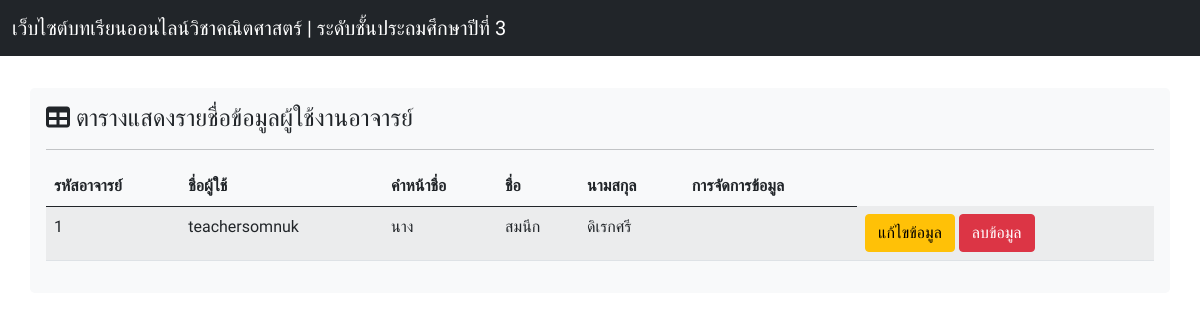
The page /Admin/addteacher/teacher-username-table.php (signed in) on the database its author committed.
### tables this page shows
CREATE TABLE `teachers` (
  `teacher_id` int(255) NOT NULL COMMENT 'รหัสอาจารย์',
  `username` varchar(255) NOT NULL COMMENT 'ชื่อผู้ใช้',
  `password` varchar(255) NOT NULL COMMENT 'รหัสผ่าน',
  `prefix` varchar(255) NOT NULL COMMENT 'คำนำหน้าชื่อ',
  `teacher_name` varchar(255) NOT NULL COMMENT 'ชื่อ',
  `teacher_surname` varchar(255) NOT NULL COMMENT 'นามสกุล',
  `license` varchar(255) NOT NULL COMMENT 'สิทธิการใช้งาน   '
);

### Admin/addteacher/teacher-username-table.php (the view, shortened to what this page needs)
<?php
    require_once('../../server/connect.php');
?>
<!DOCTYPE html>
<html lang="en">
<head>
    <link rel="stylesheet" href="https://cdnjs.cloudflare.com/ajax/libs/font-awesome/6.0.0-beta3/css/all.min.css">
    <link rel="stylesheet" href="../../node_modules/sweetalert2/dist/sweetalert2.min.css">
    <link href="https://cdn.jsdelivr.net/npm/bootstrap@5.0.2/dist/css/bootstrap.min.css" rel="stylesheet">
    <link rel="stylesheet" href="../../css/style.css">
</head>
<body>
    <div class="Menu">
   </div>
    <nav class="navbar navbar-expand-lg fixed-top navbar-dark bg-dark">
        <div class="container-fluid">
            <a class="navbar-brand" href="#">เว็บไซต์บทเรียนออนไลน์วิชาคณิตศาสตร์ | ระดับชั้นประถมศึกษาปีที่ 3</a>
        </div>
    </nav>
<br> <br> <br>
<div class="container my-3 p-3 bg-light rounded-3">
<h4><i class="fas fa-table"></i> ตารางแสดงรายชื่อข้อมูลผู้ใช้งานอาจารย์</h4>
    <hr>
    <table class="table table-striped table-hover">
        <thead>
            <tr>
            <th>รหัสอาจารย์</th>
            <th>ชื่อผู้ใช้</th>
            <th>คำหน้าชื่อ</th>
            <th>ชื่อ</th>
            <th>นามสกุล</th>
            <th>การจัดการข้อมูล</th>
            </tr>
        </thead>
        <tbody>
            <?php
            $teacher = "SELECT * FROM teachers";
            $result = $conn->prepare($teacher);
            $result->execute();
            if ($result->rowCount()) {
            $rows = $result->fetchAll(PDO::FETCH_OBJ);
            foreach($rows as $row) {
        ?>
        <tr>
            <td><?=$row->teacher_id?></td>
            <td><?=$row->username?></td>
            <td><?=$row->prefix?></td>
            <td><?=$row->teacher_name?></td>
            <td><?=$row->teacher_surname?></td>
            <td>
            <form action="">
            <td><a class="btn btn-warning" href="editteacher.php?id=<?=$row->teacher_id?>">แก้ไขข้อมูล</a>
            <button type='button' class="btn btn-danger" id='deleteItem' data-id="<?=$row->teacher_id?>">ลบข้อมูล</button>
            </form>
            </td>
        </tr>
        <?php
                }
            } else {
            echo '<tr><td colspan=3>ไม่พบข้อมูลผู้ใช้งาน</tr></td>';
            }
            ?>
            </tbody>
    </table>
</div>
</body>
</html>

### css/style.css (style rules this page uses)
body { font-family: 'Prompt', sans-serif; }
H4 { font-family: 'Prompt', sans-serif; }
.Menu { position: absolute; left: 25px; height: 770px; bottom: 60px; font-size: 150%; }

### rows shown on the page
teachers: teacher_id "1", username "teachersomnuk", prefix "นาง", teacher_name "สมนึก", teacher_surname "ดิเรกศรี"
